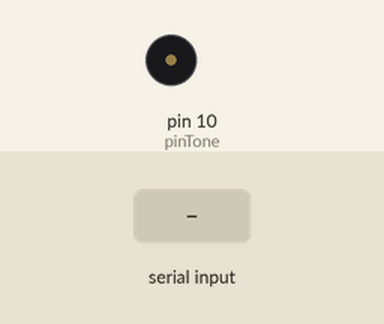
Recording of a sketch running on a simulated Arduino Uno, built with avr-gcc and run on an emulated ATmega328P. Shown: buzzer (waves = sounding). The test bench sets the inputs (shaded band). What the sketch prints to the serial monitor is not drawn.

Above: at 7.8 s.
7.9 s: "a" received over the second serial link
At 8.25 s:
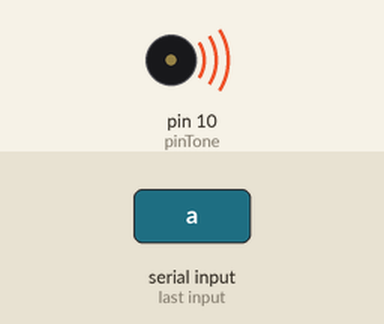
9.9 s: ";" received over the second serial link
Timing chart, 0 to 12.9 s (numbered marks = the images above; inputs shaded):
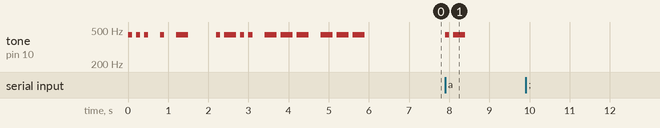

The sketch:

bluetooth-test.ino
```cpp
/*
Test to check the correct behaviour of bluetooth module. The loop will read the character send by the phone
and then play it with the morse functions
*/

#include "Arduino.h"
#include <SoftwareSerial.h>

const byte rxPin = 3;
const byte txPin = 2;
SoftwareSerial BTSerial(rxPin, txPin); // RX TX

int pinTone = 10;

void setup() {
  pinMode(pinTone, OUTPUT);
  Serial.begin(9600);
  // define pin modes for tx, rx:
  pinMode(rxPin, INPUT);
  pinMode(txPin, OUTPUT);
  BTSerial.begin(9600);

  Play3Char("set");
  Play3Char("loo");
}

char letra = "";
String message = "test de comunicacion hc06 a movil aprobado, para repetir escriba: ";
void loop() {


  while (BTSerial.available() > 0) {
    char data = (char) BTSerial.read();

    PlayChar(data);

    if (data == ';'){
       message = message + data;
      BTSerial.print(message); // send back to bluetooth terminal
      Serial.print(message); // send to serial monitor
    }
  }


}
```

morse.ino
```cpp
// *** Characters to Morse Code Conversion *** //
/*
Pausa para el punto: delay(2*dotLen) => el tiempo para hacer el punto y despues otra pausa igual
Pausa para la raya: delay(4*dotLen) => 3 de la raya y luego la pausa del punto
Pausa entre caracteres: 3 puntos, como despues del punto o raya ya hemos hecho una pausa solo tendremos que poner pausa de dos puntos
Pausa entre palabras: 7 puntos(7 decimas) poner 4 decimas extra a las 3 decimas entre caracteres
*/

#define NOTE_A4 440
int dotLen = 100;          // length of the morse code 'dot'
int dashLen = dotLen * 3;  // length of the morse code 'dash'


void PlaySentence(char[]){}
void PlayWord(char myWord[]){ //a better option will be working wwith fixed array legths using various functions for different word lengths
  //int arrayLength = sizeof(myWord)/sizeof(char);
  int arrayLength = sizeof(myWord)/sizeof(myWord[0]);
  for(int i=0; i<arrayLength; i++){
    PlayChar(myWord[i]);
  }
  delay(dotLen*4);
}

void Play3Char(char myWord[]){
  for(int i=0; i<3; i++){
    PlayChar(myWord[i]);
  }
  delay(dotLen*4);
}
void Play7Char(char myWord[]){
  for(int i=0; i<7; i++){
    PlayChar(myWord[i]);
  }
  delay(dotLen*4);
}

void PlayChar(char tmpChar)
{
	// Take the passed character and use a switch case to find the morse code for that character
	switch (tmpChar) {
	  case 'a':
		MorseDot();
		MorseDash();
		break;
	  case 'b':
		MorseDash();
		MorseDot();
		MorseDot();
		MorseDot();
		break;
	  case 'c':
	    MorseDash();
		MorseDot();
		MorseDash();
		MorseDot();
		break;
	  case 'd':
		MorseDash();
		MorseDash();
		MorseDot();
		break;
	  case 'e':
		MorseDot();
		break;
	  case 'f':
	    MorseDot();
		MorseDot();
		MorseDash();
		MorseDot();
		break;
	  case 'g':
		MorseDash();
		MorseDash();
		MorseDot();
		break;
	  case 'h':
	    MorseDot();
		MorseDot();
		MorseDot();
		MorseDot();
		break;
	  case 'i':
	    MorseDot();
		MorseDot();
		break;
	  case 'j':
	    MorseDot();
		MorseDash();
		MorseDash();
		MorseDash();
		break;
      case 'k':
	    MorseDash();
		MorseDot();
		MorseDash();
		break;
	  case 'l':
	    MorseDot();
		MorseDash();
		MorseDot();
		MorseDot();
		break;
      case 'm':
	    MorseDash();
		MorseDash();
		break;
	  case 'n':
	    MorseDash();
		MorseDot();
		break;
	  case 'o':
	    MorseDash();
		MorseDash();
		MorseDash();
		break;
	  case 'p':
	    MorseDot();
		MorseDash();
		MorseDash();
		MorseDot();
		break;
	  case 'q':
	    MorseDash();
		MorseDash();
		MorseDot();
		MorseDash();
		break;
	  case 'r':
	    MorseDot();
		MorseDash();
		MorseDot();
		break;
	  case 's':
	    MorseDot();
		MorseDot();
		MorseDot();
		break;
	  case 't':
	    MorseDash();
		break;
	  case 'u':
	    MorseDot();
		MorseDot();
		MorseDash();
		break;
	  case 'v':
	    MorseDot();
		MorseDot();
		MorseDot();
		MorseDash();
		break;
	  case 'w':
	    MorseDot();
		MorseDash();
		MorseDash();
		break;
	  case 'x':
	    MorseDash();
		MorseDot();
		MorseDot();
		MorseDash();
		break;
	  case 'y':
	    MorseDash();
		MorseDot();
		MorseDash();
		MorseDash();
		break;
	  case 'z':
	    MorseDash();
		MorseDash();
		MorseDot();
		MorseDot();
		break;


	}
  delay(dotLen*2);
}

void MorseDot(){
	tone(pinTone, NOTE_A4, dotLen);
	delay(dotLen*2);
}

void MorseDash()
{
  tone(pinTone, NOTE_A4, dashLen);	// start playing a tone
  delay(dotLen*4);               // hold in this position
}
```

Measured:
- after the input at 7.9 s, tone on pin 10 (pinTone): silent → 440 Hz at once, → silent 0.10 s later, → 440 Hz 0.10 s later, → silent 0.30 s later
- after the input at 9.9 s, every drawn part: stays the same
